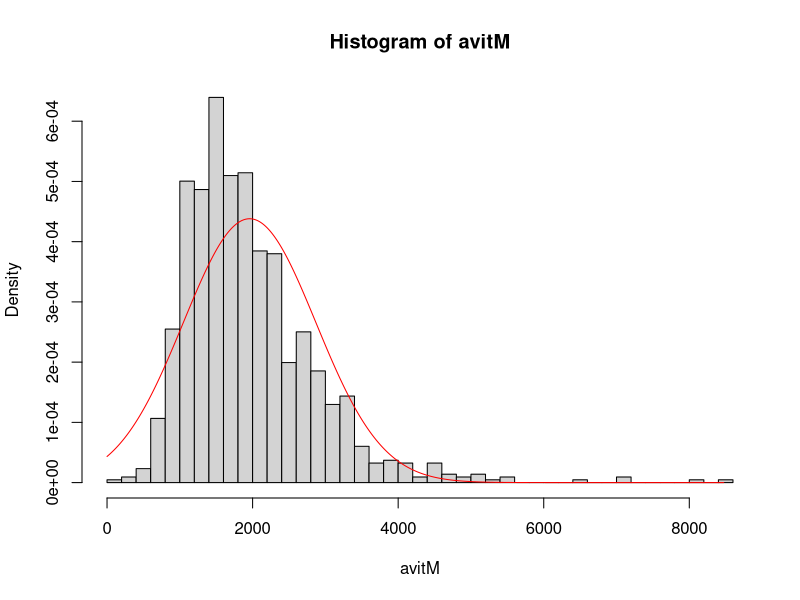
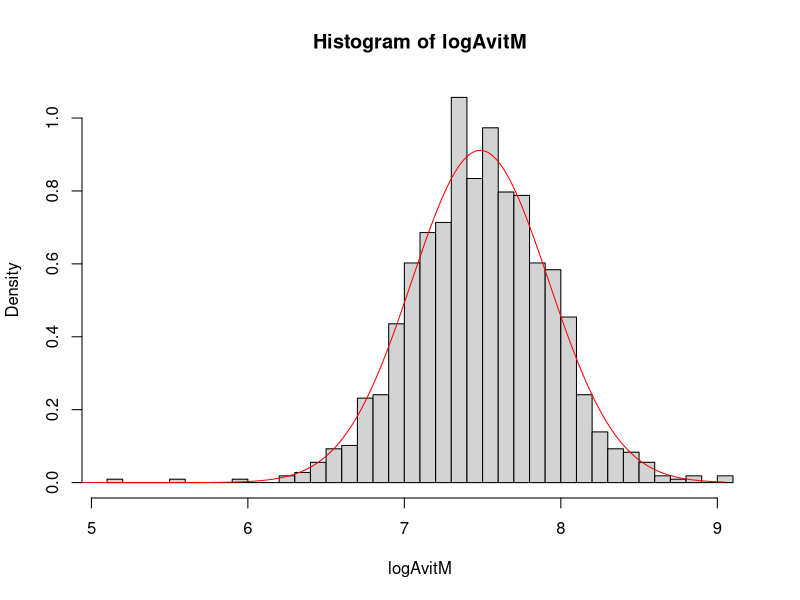
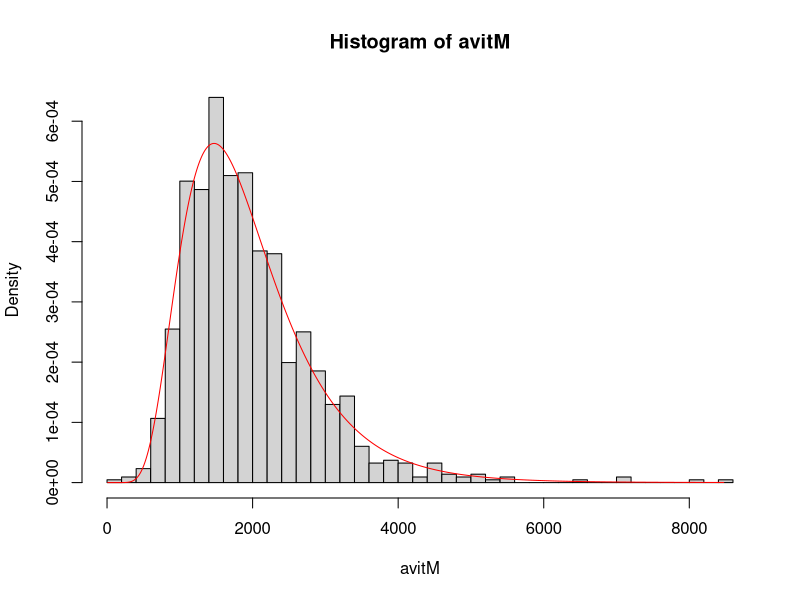
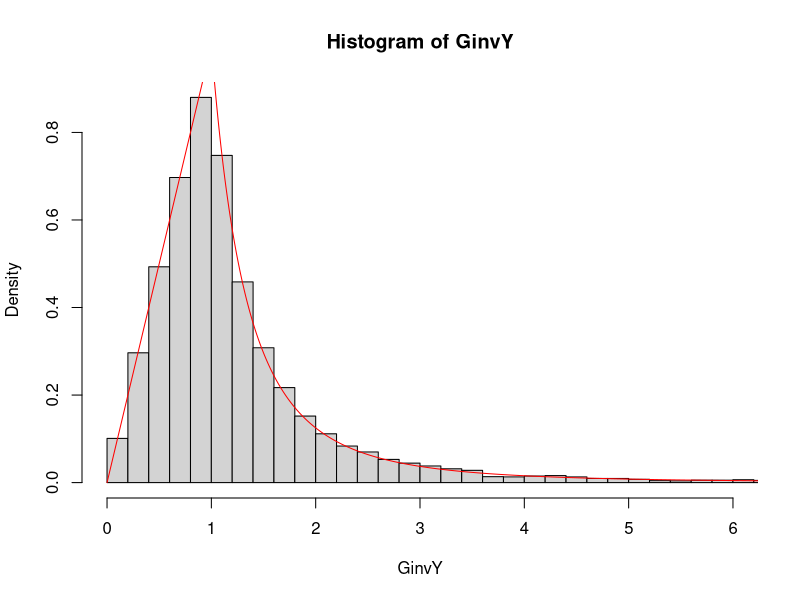

Recreate these plots in R, in order.
# Opg 1.1
data <- read.table("avit.txt", header=TRUE)
nm <- sum(data$sex==1)
nk <- sum(data$sex==2)

avitM = data$avit[data$sex==1]
logAvitM = log(avitM)

# Opg 1.2
medianAvitM = median(avitM)
meanAvitM = mean(avitM)
varAvitM = var(avitM)
sdAvitM = sd(avitM)

medianLogAvitM = median(logAvitM)
meanLogAvitM = mean(logAvitM)
varLogAvitM = var(logAvitM)
sdLogAvitM = sd(logAvitM)

# Opg 1.3
plot <- 1
if (plot==1) {
    pdf("opg13_1.pdf", height=6, width=6)
    hist(avitM, breaks=30, prob=TRUE)
    x1 <- seq(0, max(avitM), max(avitM)/nm)
    f1 <- dnorm(x1, mean=meanAvitM, sd=sdAvitM)
    lines(x1, f1, col="red")
    dev.off()
    
    pdf("opg13_2.pdf", height=6, width=6)
    hist(logAvitM, breaks=30, prob=TRUE)
    x2 <- seq(0, max(logAvitM), max(logAvitM)/nm)
    f2 <- dnorm(x2, mean=meanLogAvitM, sd=sdLogAvitM)
    lines(x2, f2, col="red")
    dev.off()
}
# Opg 1.4
pnorm(2000, meanAvitM, sdAvitM)

# Opg 1.6
f <- function(y, s, u) {
    r1 <- 1 / (y * sqrt(2 * pi * s^2))
    r2 <- exp(-(log(y) - u)^2 / (2*s^2))
    return (r1*r2)
}

if (plot==1) {
    pdf("opg16.pdf", height=6, width=6)
    hist(avitM, breaks=30, prob=TRUE)
    x1 <- seq(0, max(avitM), max(avitM)/nm)
    f1 <- f(x1, sdLogAvitM, meanLogAvitM)
    lines(x1, f1, col="red")
    dev.off()
}

# Opg 2.8
G <- function(y) {
    if (0 < y && y <= 1) {
        r <- y
    } else if (1 < y) {
        r <- y^(-3)
    } else {
        r <- 0
    }
    return(r)
}

Ginv <- function(y) {
    if (0 < y && y < 0.5) {
        r <- sqrt(2*y)
    } else if (0.5 < y) {
        r <- 1 / sqrt(2-2*y)
    } else {
        r <- 0
    }
    return(r)
}

Y <- runif(10000, 0, 1)
GinvY <- sapply(Y, Ginv, simplify=array)
x1 <- seq(from=0, to=100, length.out=10000)
G1 <- sapply(x1, G, simplify=array)
mean(GinvY)

if (plot==1) {
    pdf("opg28.pdf", height=6, width=6)
    hist(GinvY, prob=TRUE, breaks=max(GinvY*4), xlim=c(0,6))
    lines(x1, G1, col="red")
    dev.off()
}
